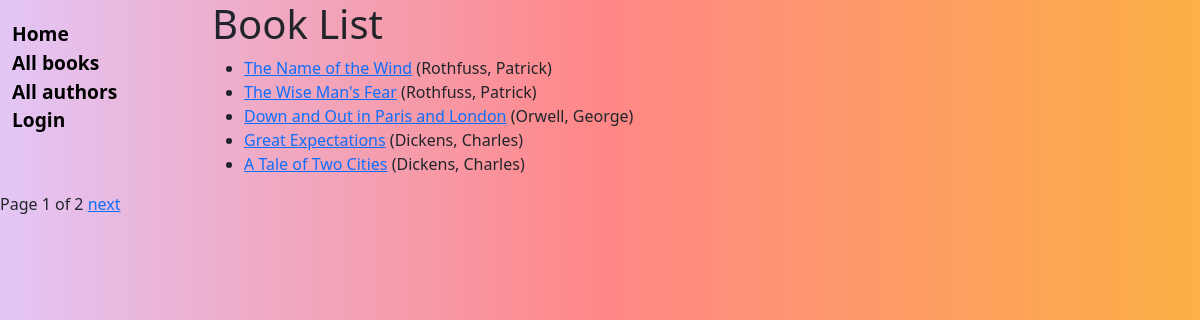
/catalog/books/, run on the app's committed database.
### catalog/models.py (models this page shows, shortened)
class Book(models.Model):
    title = models.CharField(max_length=200)
    author = models.ForeignKey("Author", on_delete=models.SET_NULL, null=True)
    summary = models.TextField(
        max_length=1000, help_text="Enter a brief description of the book"
    )
    isbn = models.CharField(
        "ISBN",
        max_length=1000,
        help_text='13 Character <a href="https://www.isbn-international.org/content/what-isbn">ISBN number</a>',
    )
    genre = models.ManyToManyField(Genre, help_text="Select a genre for this book")
    language = models.ForeignKey("Language", on_delete=models.SET_NULL, null=True)
    def get_absolute_url(self):
        return reverse("catalog:book-detail", args=[str(self.id)])
    def display_genre(self):
        """Create a string for the Genre. This is required to display genre in Admin."""
        return ", ".join(genre.name for genre in self.genre.all()[:3])
    display_genre.short_description = "Genre"

class Author(models.Model):
    first_name = models.CharField(max_length=100)
    last_name = models.CharField(max_length=100)
    date_of_birth = models.DateField("Born", null=True, blank=True)
    date_of_death = models.DateField("Died", null=True, blank=True)
    class Meta:
        ordering = ["last_name", "first_name"]
    def __str__(self):
        return f"{self.last_name}, {self.first_name}"

### catalog/views.py (the view)
# urls.py: path("books/", views.BookListView.as_view(), name="books"),
class BookListView(generic.ListView):
    model = Book
    paginate_by = 5

### catalog/templates/catalog/book_list.html
{% extends "base_generic.html" %} {% block content %}
<h1>Book List</h1>
{% if book_list %}
<ul>
	{% for book in book_list %}
	<li>
		<a href="{{ book.get_absolute_url }}">{{ book.title }}</a>
		({{book.author}})
	</li>
	{% endfor %}
</ul>
{% else %}
<p>There are no books in the library.</p>
{% endif %} {% endblock %}

### catalog/static/css/styles.css (style rules this page uses)
body { background: linear-gradient( 90deg, rgba(227, 198, 246, 1) 0%, rgba(255, 135, 135, 1) 50%, rgba(252, 176, 69, 1) 100% ); }

### data on the page
Book: title "The Name of the Wind", author "Rothfuss, Patrick"
Book: title "The Wise Man's Fear", author "Rothfuss, Patrick"
Book: title "Down and Out in Paris and London", author "Orwell, George"
Book: title "Great Expectations", author "Dickens, Charles"
Book: title "A Tale of Two Cities", author "Dickens, Charles"

### other printed values
{{ page_obj.number }} "1"
{{ page_obj.paginator.num_pages }} "2"
